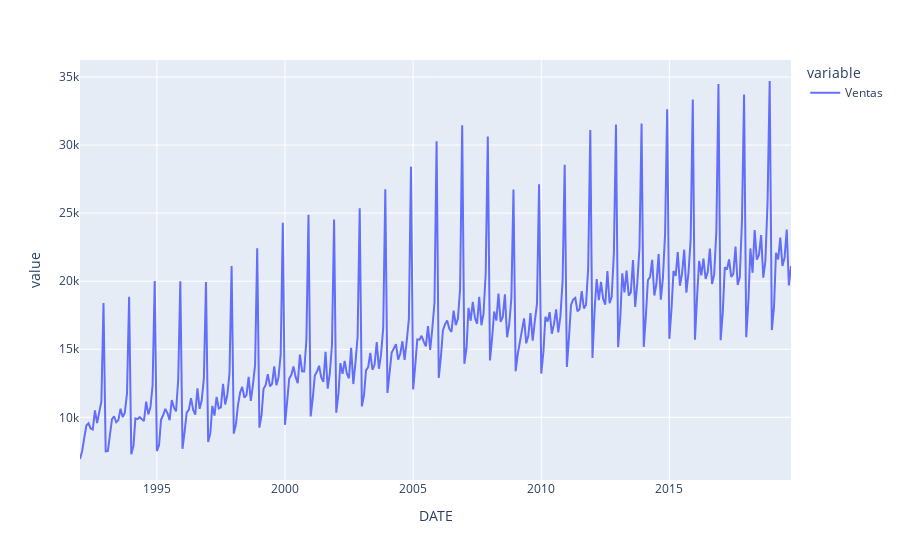

Notebook code cell kept with this figure:
### Code cell
px.line(df)

### Figure 1 — Plotly figure (JSON) as saved in the notebook; plotly's stock layout.template omitted (floating-point values rounded to 4 significant figures; data arrays with more than 128 entries replaced by an {"elided": "..."} marker saying what was removed)
{"data": [{"hovertemplate": "variable=Ventas<br>DATE=%{x}<br>value=%{y}<extra></extra>", "legendgroup": "Ventas", "line": {"color": "#636efa", "dash": "solid"}, "marker": {"symbol": "circle"}, "mode": "lines", "name": "Ventas", "orientation": "v", "showlegend": true, "type": "scatter", "x": {"elided": "334 str values"}, "xaxis": "x", "y": {"elided": "334 int values"}, "yaxis": "y"}], "layout": {"autosize": true, "legend": {"title": {"text": "variable"}, "tracegroupgap": 0}, "margin": {"t": 60}, "xaxis": {"anchor": "y", "autorange": true, "domain": [0, 1], "range": ["1992-01-01", "2019-10-01"], "title": {"text": "DATE"}, "type": "date"}, "yaxis": {"anchor": "x", "autorange": true, "domain": [0, 1], "range": [5395.0, 36250.0], "title": {"text": "value"}, "type": "linear"}}}
